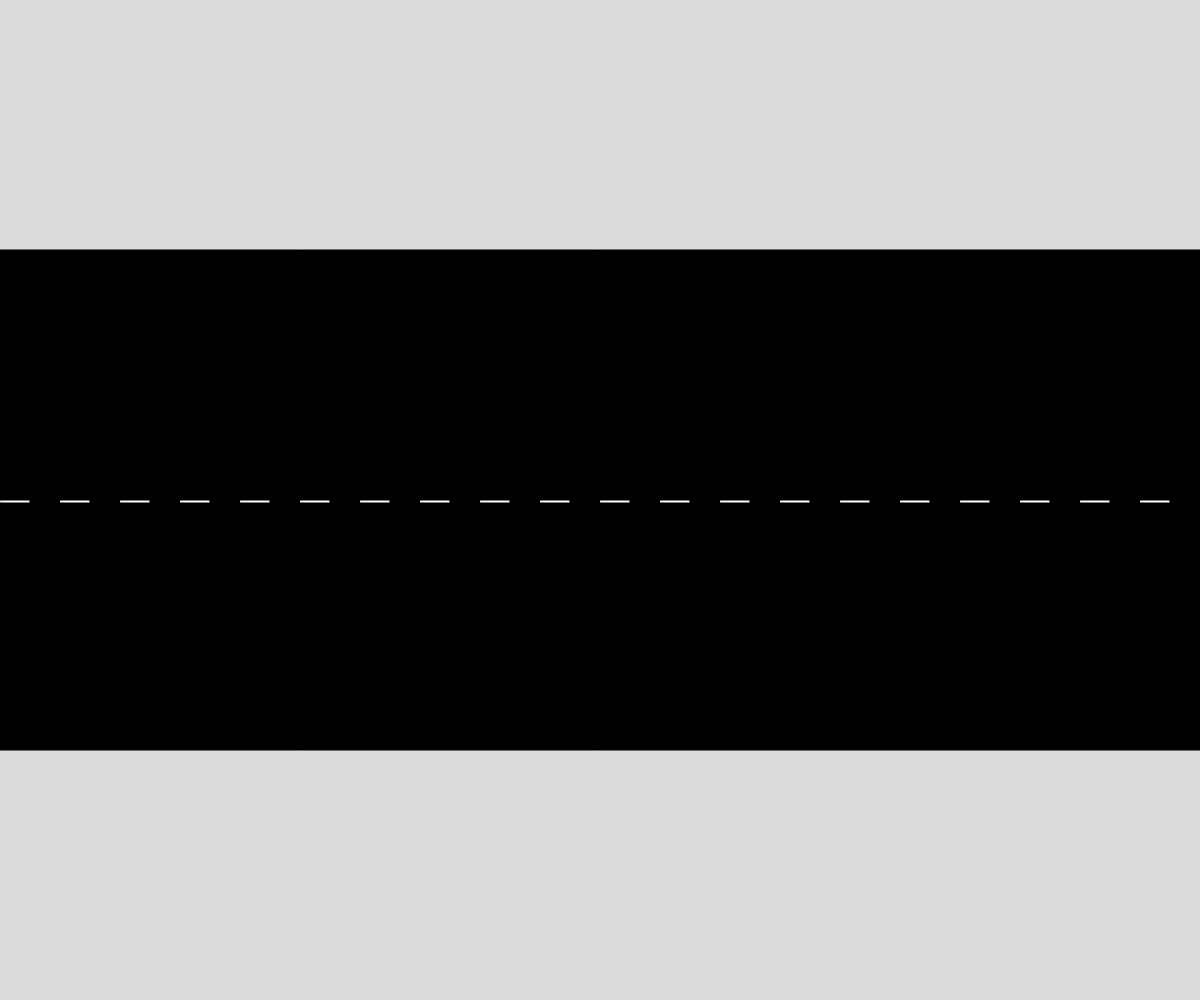
Frame 1 (no input)
Frame 60 (no input): identical to frame 1, image omitted
Frame 120 (the mouse pressed at the canvas centre since frame 60): identical to frame 1, image omitted

The p5.js sketch that drew this single still picture (run headless with seeded random() and noise() and a simulated clock; from frame 60 on, the mouse is pressed at the canvas centre):

// p5.js sketch
// ── sketch.js
// Cars! Cars! Cars!
// Melody Chen
// April 16,2024

let height;
let width;
let vehicles = [];

function setup() {
  createCanvas(windowWidth, windowHeight);
  height = windowHeight;
  width = windowWidth;
  myCar = new Vehicle(0, color(255, 0, 0), 50, 100, 0, 1);
}

function draw() {
  background(220);
  drawRoad();
  myCar.display();
}

function drawRoad(){
  // the black rectangle(road)
  fill(0);
  let roadX = 0;
  let roadY = windowHeight/2 - 250;
  let roadWidth = windowWidth;
  let roadHeight = 500;
  rect(roadX, roadY, roadWidth, roadHeight);

  // white dashed line
  fill(255);
  for (let i = 0; i < width; i += 60){
    rect(i, height/2, 30, 3);
  }
  
}

class Vehicle {
  constructor(type, color, x, y, direction, xSpeed){
    this.type = type; // 0-a car 1-a truck/van
    this.color = color;
    this.x = x;
    this.y = y;
    this.direction = direction;
    this.xSpeed = xSpeed;
  }
  display(){
    fill(this.color);
    noStroke;
    
    if (this.y >= (windowHeight/2 - 250) && this.y <= (windowHeight/2 + 250)) {
      rect(this.x, this.y + 10, 40, 10);
  }
}
}
